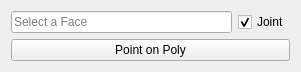
      <widget class="QWidget" name="layoutWidget">
       <property name="geometry">
        <rect>
         <x>358</x>
         <y>300</y>
         <width>301</width>
         <height>67</height>
        </rect>
       </property>
       <layout class="QVBoxLayout" name="verticalLayout_7">
        <item>
         <layout class="QHBoxLayout" name="horizontalLayout_4">
          <property name="spacing">
           <number>6</number>
          </property>
          <property name="sizeConstraint">
           <enum>QLayout::SetDefaultConstraint</enum>
          </property>
          <item>
           <widget class="QLineEdit" name="FollicleNewName">
            <property name="text">
             <string/>
            </property>
            <property name="placeholderText">
             <string>Select a Face</string>
            </property>
           </widget>
          </item>
          <item>
           <widget class="QCheckBox" name="FolicleJointCheckBox">
            <property name="minimumSize">
             <size>
              <width>50</width>
              <height>0</height>
             </size>
            </property>
            <property name="text">
             <string>Joint</string>
            </property>
            <property name="checked">
             <bool>true</bool>
            </property>
           </widget>
          </item>
         </layout>
        </item>
        <item>
         <widget class="QPushButton" name="CreateFollicleBtn">
          <property name="text">
           <string>Point on Poly</string>
          </property>
          <property name="icon">
           <iconset resource="Resources/iconResources.qrc">
            <normaloff>:/icon/Follicle.png</normaloff>:/icon/Follicle.png</iconset>
          </property>
          <property name="iconSize">
           <size>
            <width>25</width>
            <height>25</height>
           </size>
          </property>
         </widget>
        </item>
       </layout>
      </widget>
